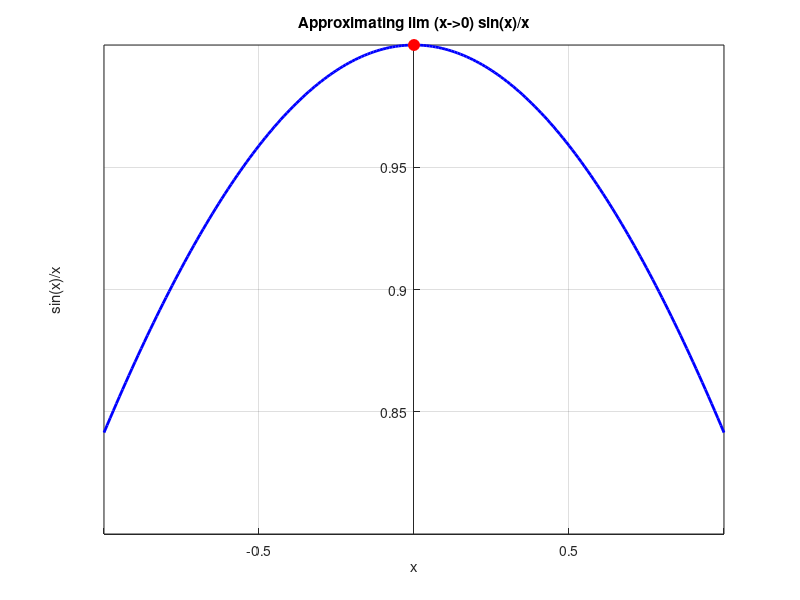

The MATLAB script that drew this image:
clc;
clear;

% Define x values from -1.0 to +1.0 with small step size
x_values = -1.0 : 0.01 : 1.0;

% Compute sin(x)/x for each x
y_values = sin(x_values) ./ x_values;

% Display the last computed value (approaching x -> 0)
% Get the middle value of the y_values (which is approaching 0)
disp(['Approximate limit as x -> 0: ', num2str(y_values(ceil(end/2)))]);

% Plot the function to visualize the limit

plot(x_values, y_values, 'b-', 'LineWidth', 2);

hold on;

% Expected limit value at x=0
plot(0, 1, 'ro', 'MarkerSize', 8, 'MarkerFaceColor', 'r');

xlabel('x');
ylabel('sin(x)/x');
title('Approximating lim (x->0) sin(x)/x');

grid on;
hold off;

set(gca, "XAxisLocation", "origin", "YAxisLocation", "origin");
